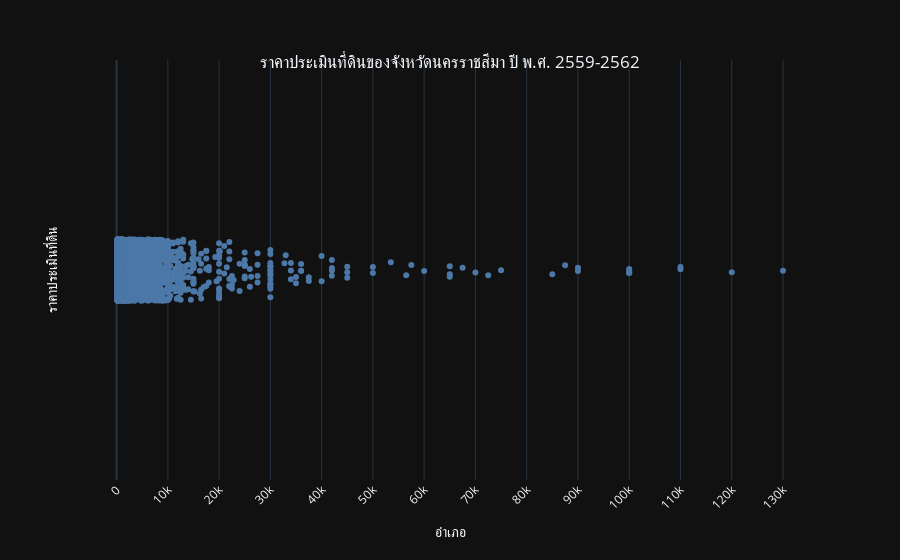

Write notebook code for a chart like this one.
### Markdown cell above
### สร้าง Strip plot ดูการกระจายตัวของราคาประเมินของจังหวัดและแต่ละอำเภอ

### Code cell
fig = px.strip(all_korat_cleaned, x = 'price_unit_est')

fig.update_layout(template = 'plotly_dark', xaxis_tickangle = -45, xaxis_title = 'อำเภอ', yaxis_title = 'ราคาประเมินที่ดิน',
                title = dict(text = 'ราคาประเมินที่ดินของจังหวัดนครราชสีมา ปี พ.ศ. 2559-2562', x = 0.5, y = 0.9)
)
fig.update_traces(marker_color=col_tab[0])
fig.update_xaxes(dtick = 10000)
fig.show()

### Figure 1 — Plotly figure (JSON) as saved in the notebook; plotly's stock layout.template omitted (floating-point values rounded to 4 significant figures; data arrays with more than 128 entries replaced by an {"elided": "..."} marker saying what was removed)
{"data": [{"alignmentgroup": "True", "boxpoints": "all", "fillcolor": "rgba(255,255,255,0)", "hoveron": "points", "hovertemplate": "price_unit_est=%{x}<extra></extra>", "legendgroup": "", "line": {"color": "rgba(255,255,255,0)"}, "marker": {"color": "#4C78A8"}, "name": "", "offsetgroup": "", "orientation": "h", "pointpos": 0, "showlegend": false, "type": "box", "x": {"elided": "3268 float values"}, "x0": " ", "xaxis": "x", "y0": " ", "yaxis": "y"}], "layout": {"boxmode": "group", "legend": {"tracegroupgap": 0}, "margin": {"t": 60}, "title": {"text": "ราคาประเมินที่ดินของจังหวัดนครราชสีมา ปี พ.ศ. 2559-2562", "x": 0.5, "y": 0.9}, "xaxis": {"anchor": "y", "domain": [0, 1], "dtick": 10000, "tickangle": -45, "title": {"text": "อำเภอ"}}, "yaxis": {"anchor": "x", "domain": [0, 1], "title": {"text": "ราคาประเมินที่ดิน"}}}}
